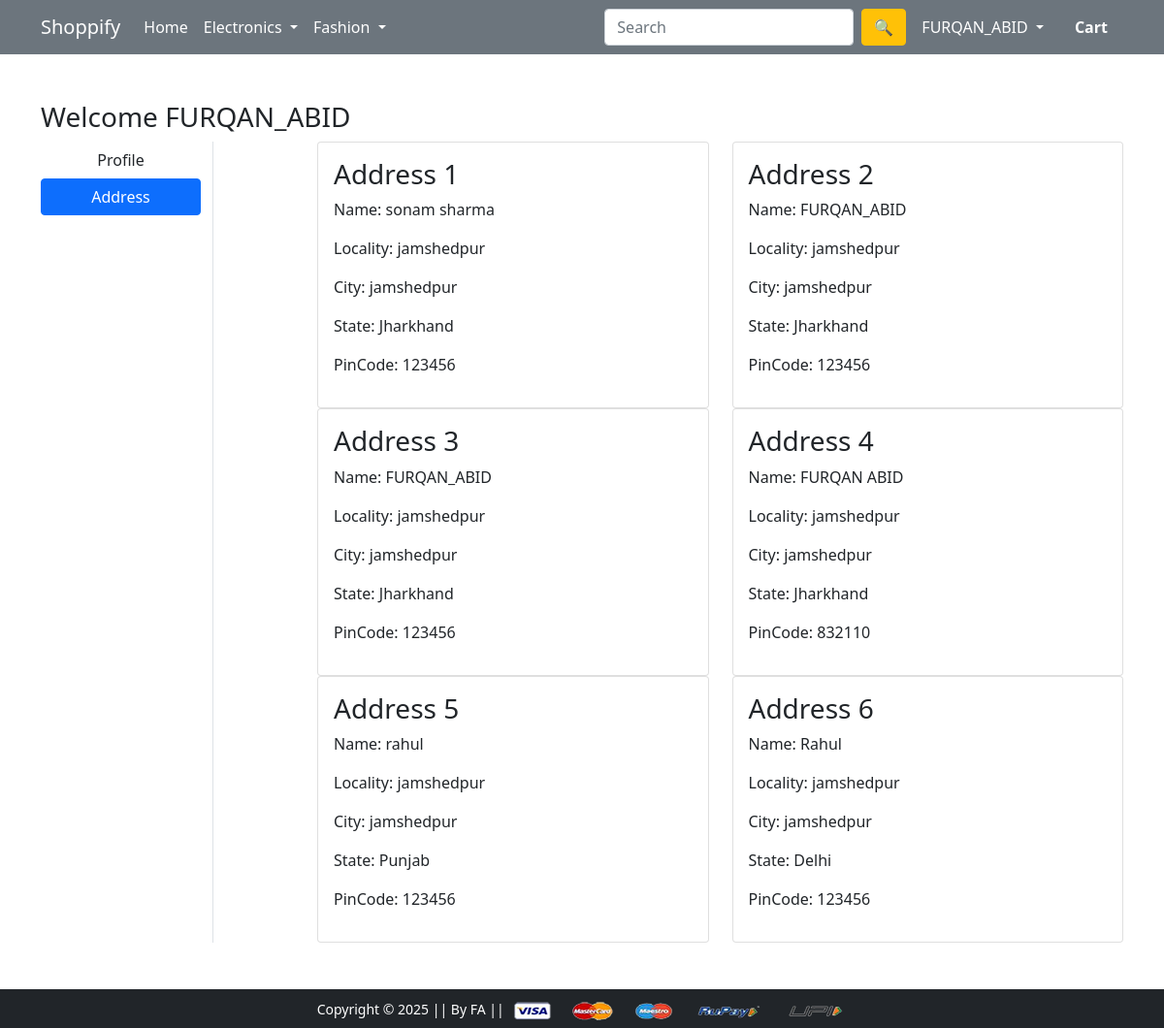
The app's page /address/ (signed in) with its own data.
### app/models.py (models this page shows, shortened)
class Customer(models.Model):
    user= models.ForeignKey(User, on_delete= models.CASCADE) #here foreign key User is imported from django.contrib
    name= models.CharField(max_length=200)
    locality= models.CharField(max_length=200)
    city= models.CharField(max_length=50)
    zipcode= models.IntegerField()
    state= models.CharField(choices= STATE_CHOICES, max_length= 90)

### app/views.py (the view)
# urls.py: path('address/', views.address, name='address'),
@login_required
def address(request):
    add= Customer.objects.filter(user= request.user)
    return render(request, 'app/address.html', {'add':add, 'active':'btn-primary'})

### app/templates/app/address.html (shortened to what this page needs)
{% extends 'app/base.html' %}
{% load static %}
{% block main-content %}
<div class="container my-5">
 <div class="row">
 <h3>Welcome <span class="text-capitalize"> {{request.user}} </span> </h3>
  <div class="col-sm-2 border-end">
   <ul class="list-unstyled">
    <li class="d-grid"><a href="{% url 'profile' %}" class="btn">Profile</a></li>
    <li class="d-grid"><a href="{% url 'address' %}" class="btn {{active}} ">Address</a></li>
   </ul>
  </div>
  <div class="col-sm-9 offset-sm-1">
   <div class="row">
    {% for ad in add %}
    <div class="col-sm-6">
     <div class="card">
      <div class="card-body">
       <h3>Address {{forloop.counter}} </h3>
       <p>Name: {{ad.name}}</p>
       <p>Locality: {{ad.locality}}</p>
       <p>City: {{ad.city}}</p>
       <p>State: {{ad.state}}</p>
       <p>PinCode: {{ad.zipcode}}</p>
      </div>
     </div>
    </div>
    {% endfor %}
   </div>
  </div>
 </div>
</div>
{% endblock main-content %}

### app/templates/app/base.html (shortened to what this page needs)
<!doctype html>
{% load static %}
<html lang="en">
  <head>
    <link href="https://cdn.jsdelivr.net/npm/bootstrap@5.0.0-beta1/dist/css/bootstrap.min.css" rel="stylesheet">
    <link rel="stylesheet" href="{% static 'app/css/owl.carousel.min.css' %}">
    <link rel="stylesheet" href="{% static 'app/css/all.min.css' %}">
    <link rel="stylesheet" href="{% static 'app/css/style.css' %}">
  </head>
  <body>
    <nav class="navbar navbar-expand-lg navbar-dark bg-secondary">
     <div class="container">
       <a class="navbar-brand" href="/">Shoppify</a>
       <div class="collapse navbar-collapse" id="navbarSupportedContent">
         <ul class="navbar-nav me-auto mb-2 mb-lg-0">
           <li class="nav-item">
             <a class="nav-link active" aria-current="page" href="/">Home</a>
           </li>
           <li class="nav-item dropdown">
             <a class="nav-link dropdown-toggle text-white" href="#" id="electronicsDropdown" role="button" data-bs-toggle="dropdown" aria-expanded="false">
               Electronics
             </a>
           </li>
           <li class="nav-item dropdown">
             <a class="nav-link dropdown-toggle text-white" href="#" id="fashionDropdown" role="button" data-bs-toggle="dropdown" aria-expanded="false">
               Fashion
             </a>
           </li>
         </ul>
         <form class="d-flex" method="GET" action="{% url 'search' %}">
          <input class="form-control me-2" type="search" name="search" placeholder="Search" aria-label="Search">
          <button class="btn btn-warning" type="submit">🔍</button>
        </form>
         <div>
          <ul class="navbar-nav me-auto mb-2 mb-lg-0">
          {% if request.user.is_authenticated%}
           <li class="nav-item dropdown mx-2">
              <a class="nav-link dropdown-toggle text-white" href="#" id="profileDropdown" role="button" data-bs-toggle="dropdown" aria-expanded="false">
                {{request.user.username|capfirst}}
              </a>
            </li>
            <li class="nav-item mx-2">
             <a href="{% url 'showcart' %}" class="nav-link text-white"> <strong>Cart</strong> </a>
            </li>
          {% endif %}
          </ul>
         </div>
       </div>
     </div>
    </nav>
    {% block main-content %} {% endblock main-content %}
    <footer class="container-fluid bg-dark text-center p-2 mt-5">
        <small class="text-white">Copyright &copy; 2025 || By FA || </small>
        <img src="{% static 'app/images/payment.png' %}" alt="" srcset="" class="img-fluid" height="2px">
    </footer>
  </body>
</html>

### records on screen
Customer: name "sonam sharma", locality "jamshedpur", city "jamshedpur", state "Jharkhand", zipcode "123456"
Customer: name "FURQAN_ABID", locality "jamshedpur", city "jamshedpur", state "Jharkhand", zipcode "123456"
Customer: name "FURQAN_ABID", locality "jamshedpur", city "jamshedpur", state "Jharkhand", zipcode "123456"
Customer: name "FURQAN ABID", locality "jamshedpur", city "jamshedpur", state "Jharkhand", zipcode "832110"
Customer: name "rahul", locality "jamshedpur", city "jamshedpur", state "Punjab", zipcode "123456"
Customer: name "Rahul", locality "jamshedpur", city "jamshedpur", state "Delhi", zipcode "123456"

### other values on screen
{{ request.user.username|capfirst }} "FURQAN_ABID"
{{ request.user }} "FURQAN_ABID"
